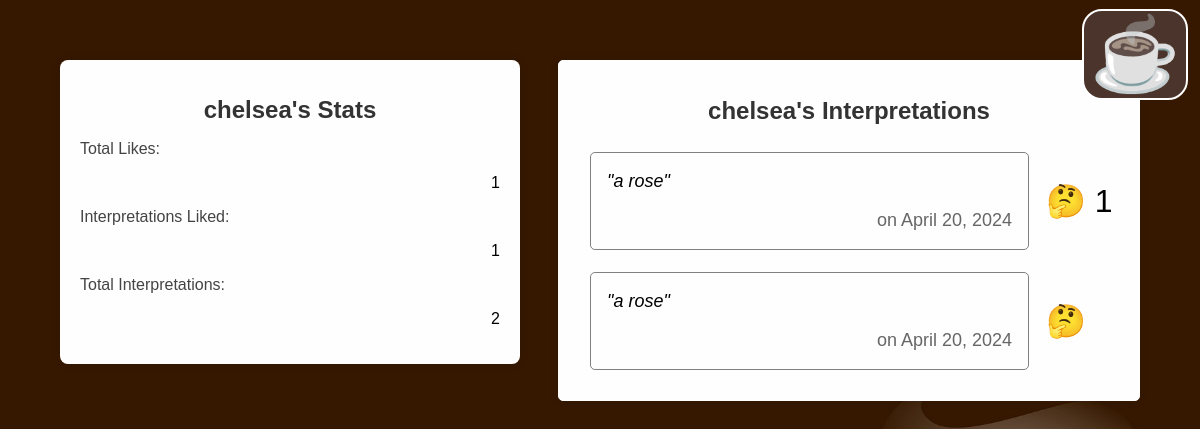
/history (signed in), run on the app's committed database.
### app/models.py (models this page shows, shortened)
class Interpretation(models.Model):
    id = models.UUIDField(primary_key=True, default=uuid.uuid4,
                        help_text="Unique ID for this particular interpretation")
    text = models.TextField()
    created_at = models.DateTimeField(auto_now_add=True)
    parent = models.ForeignKey('self',
                               on_delete=models.CASCADE,
                               null=True,
                               blank=True)
    latte = models.ForeignKey(Latte,
                               on_delete=models.CASCADE,
                               related_name='latte')
    user = models.ForeignKey(User,
                            default=1,
                            null=True,
                            on_delete=models.SET_NULL
                            )

class Latte(models.Model):
    id = models.UUIDField(primary_key=True, default=uuid.uuid4,
                          help_text="Unique ID for this particular latte")
    date = models.DateField(max_length=200,
                            unique=True,
                            default=utils.timezone.now)
    img_url = models.URLField(help_text="link to image on CDN or public internet")
    user = models.ForeignKey(User,
                             default=1,
                             null=True,
                             on_delete=models.SET_NULL
                             )

### app/views.py (the view)
# urls.py: path('history', views.history, name='history'),
@csrf_exempt
def history(request):
    interpretations = Interpretation.objects.all().filter(user=request.user)
    t_likes = 0
    t_interps = 0
    interps_list = []
    for interp in interpretations:
        likes = len(Like.objects.all().filter(interpretation=interp))
        t_likes += likes
        t_interps += 1
        interps_list.append({
                            "text" : interp.text,
                            "date" : interp.latte.date,
                            "likes" : likes if likes else ""
                            })
    interps_list = reversed(sorted(interps_list, key=lambda d: int(d['likes']) if d['likes'] != "" else 0))
    rank = 1
    context = {
        't_likes' : t_likes,
        't_interps' : t_interps,
        'liked_interps' : len(Like.objects.all().filter(user=request.user)),
        'rank' : rank,
        'username' : request.user.username,
        'interpretations': interps_list
    }
    template = loader.get_template('history.html')
    return HttpResponse(template.render(context, request))

### app/templates/history.html (shortened to what this page needs)
<!DOCTYPE html>
<html>
<head>
</head>
{% include 'menubutton.html' %}
<body>
    <div class="center-content">
        <div class="latte-container panel" style="float:left;" >
            <h1 class="interpretation-title">{{ username }}'s Stats</h1>
            <p style="text-align:left;">Total Likes:</p>
            <p style="text-align:right;color:black;">{{ t_likes }}</p>
            <p style="text-align:left;">Interpretations Liked:</p>
            <p style="text-align:right;color:black;">{{ liked_interps }}</p>
            <p style="text-align:left;">Total Interpretations:</p>
            <p style="text-align:right;color:black;">{{ t_interps }}</p>
        </div>
        <div class="interpretations-container panel" style="float:right;" >
            <h1 class="interpretation-title">{{ username }}'s Interpretations</h1>
            {% for x in interpretations %}
                <div style="  display: flex; align-items: center; ">
                    <div class="interpretation-container">
                        <p class="interpretation" style="text-align:left;">"{{ x.text }}"</p>
                        <p class="username" style="text-align:right;"> on {{ x.date }}</p>
                    </div>
                    <button class="like-button" title="{{ x.likes }} user found this insightful!">🤔 {{ x.likes }}</button>
                </div>
            {% endfor %}
        </div>
    </div>
</body>
</html>

### app/templates/history.html (style rules this page uses)
body, html { height: 100%; margin: 0; font-family: Arial, sans-serif; color: #444; background: url('static/coffee.jpg') no-repeat center center fixed; background-size: cover; }
.center-content { position: center; margin: 5%; }
.panel { width: 300px; padding: 20px; background: #fffefe; box-shadow: 0 0 10px rgba(0, 0, 0, 0.1); border-radius: 8px; text-align: center; }
.latte-container { width: 35%; padding: 20px; text-align: center; position: fixed; }
.interpretations-container { margin: 0 auto; width: 50%; padding: 20px; border: 1px solid white; border-radius: 5px; }
.interpretation-container { padding-right: 3%; padding-left: 3%; margin: 2%; width: 75%; border: 1px solid gray; border-radius: 5px; }
.interpretation-title { font-size: 24px; color: #333; }
.interpretation { font-size: 18px; font-style: italic; color: black; }
.username { font-size: 18px; color: #666; }
.like-button { font-size: 32px; background: transparent; border: none !important; position: relative; float: right; }

### data on the page
Interpretation: text "a rose"
Latte: date "April 20, 2024" "April 20, 2024"
Interpretation: text "a rose"

### other printed values
{{ username }} "chelsea"
{{ t_likes }} "1"
{{ liked_interps }} "1"
{{ t_interps }} "2"
{{ x.likes }} "1"
